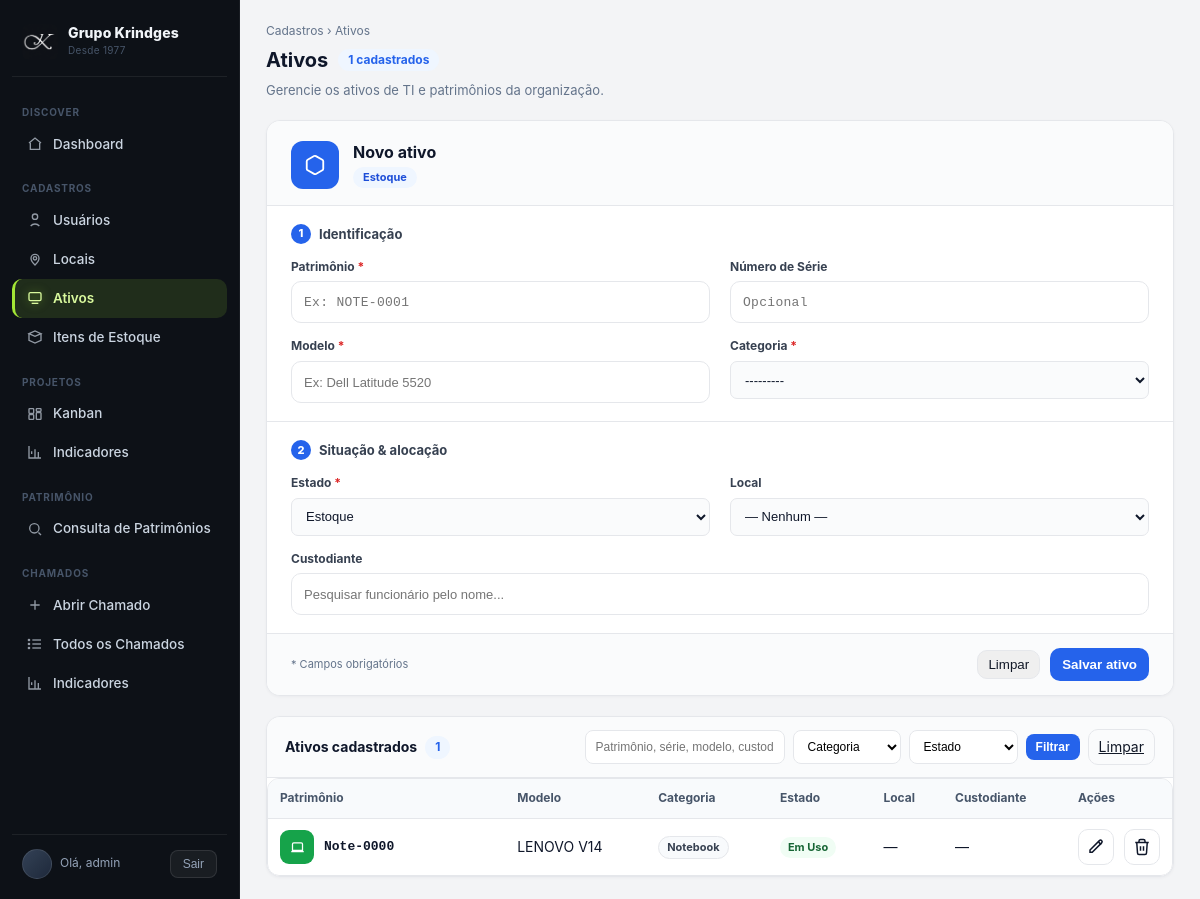
The app's page /cadastros/ativos/ (signed in) with its own data.
### apps/core/models/ativo.py (models this page shows, shortened)
class Ativo(models.Model):
    CATEGORIAS = [
        ("Notebook", "Notebook"),
        ("Desktop", "Desktop"),
        ("Monitor", "Monitor"),
        ("Nobreak", "Nobreak"),
        ("Smartphone", "Smartphone"),
        ("Servidor", "Servidor"),
        ("Impressora", "Impressora"),
        ("Switch", "Switch"),
        ("Outro", "Outro"),
    ]
    PREFIXOS = {
        "Notebook":   "Note",
        "Desktop":    "Desk",
        "Monitor":    "Moni",
        "Nobreak":    "Nobr",
        "Smartphone": "Smar",
        "Servidor":   "Serv",
        "Impressora": "Impr",
        "Switch":     "Swit",
        "Outro":      "Outr",
    }
    ESTADOS = [
        ("em_uso", "Em Uso"),
        ("estoque", "Estoque"),
        ("manutencao", "Manutenção"),
        ("descartado", "Descartado"),
    ]
    patrimonio = models.CharField(max_length=20, unique=True, verbose_name="Patrimônio")
    numero_serie = models.CharField(max_length=100, blank=True, verbose_name="Número de Série")
    modelo = models.CharField(max_length=100, verbose_name="Modelo")
    categoria = models.CharField(max_length=30, choices=CATEGORIAS, verbose_name="Categoria")
    estado = models.CharField(max_length=20, choices=ESTADOS, default="estoque", verbose_name="Estado")
    local = models.ForeignKey(
        "Local",
        null=True,
        blank=True,
        on_delete=models.SET_NULL,
        related_name="ativos",
        verbose_name="Local",
    )
    criado_em = models.DateTimeField(auto_now_add=True)
    atualizado_em = models.DateTimeField(auto_now=True)
    class Meta:
        verbose_name = "Ativo"
        verbose_name_plural = "Ativos"
        ordering = ["patrimonio"]

### apps/core/views.py (the view, shortened to what this page needs)
# urls.py: path("cadastros/ativos/", views.cad_ativos, name="cad_ativos"),
@login_required
@tier_required("admin")
def cad_ativos(request):
    if request.method == "POST":
        form = AtivoForm(request.POST)
        custodiante_id = (request.POST.get("custodiante_id") or "").strip()
        if form.is_valid():
            ativo = form.save()
            _ativo_assign_custodiante(ativo, custodiante_id)
            messages.success(request, f"Ativo '{ativo.patrimonio}' salvo.")
            return redirect("core:cad_ativos")
    else:
        form = AtivoForm()
    q = (request.GET.get("q") or "").strip()
    f_tipo = (request.GET.get("tipo") or "").strip()
    f_estado = (request.GET.get("estado") or "").strip()
    qs = Ativo.objects.select_related("local").prefetch_related("custodiantes").all()
    if f_tipo:
        qs = qs.filter(categoria=f_tipo)
    if f_estado:
        qs = qs.filter(estado=f_estado)
    paginator = Paginator(qs, 20)
    page_obj = paginator.get_page(request.GET.get("page", 1))
    return render(request, "cadastros/ativos.html", {
        "form": form,
        "ativos": page_obj,
        "total_ativos": paginator.count,
        "page_obj": page_obj,
        "categorias": Ativo.CATEGORIAS,
        "estados": Ativo.ESTADOS,
        "sel_tipo": f_tipo,
        "sel_estado": f_estado,
    })

### frontend/templates/cadastros/ativos.html (shortened to what this page needs)
{% extends "base.html" %}
{% load static %}
{% block content %}
<div class="page-header">
  <div>
    <div class="page-breadcrumb">Cadastros › Ativos</div>
    <h1>Ativos <span class="chip">{{ total_ativos }} cadastrados</span></h1>
    <p class="page-subtitle">Gerencie os ativos de TI e patrimônios da organização.</p>
  </div>
</div>
<div class="at-card">
  <div class="at-card-head">
    <div id="at-avatar" class="at-avatar">
    </div>
    <div>
      <div id="at-title" class="at-card-title">Novo ativo</div>
      <span id="at-estado-tag" class="at-estado-tag">—</span>
    </div>
  </div>
  <form method="post" id="at-form"
        data-url-proximo="{% url 'core:ativo_proximo_patrimonio' %}"
        data-url-custodiante="{% url 'core:funcionario_buscar' %}">
    <div class="at-section">
      <div class="at-section-title">
        <span class="at-section-num">1</span> Identificação
      </div>
      <div class="at-grid">
        <div class="fg{% if form.patrimonio.errors %} has-error{% endif %}">
          <label for="{{ form.patrimonio.id_for_label }}">Patrimônio <span class="req">*</span></label>
          {{ form.patrimonio }}
        </div>
        <div class="fg{% if form.numero_serie.errors %} has-error{% endif %}">
          <label for="{{ form.numero_serie.id_for_label }}">Número de Série</label>
          {{ form.numero_serie }}
        </div>
        <div class="fg{% if form.modelo.errors %} has-error{% endif %}">
          <label for="{{ form.modelo.id_for_label }}">Modelo <span class="req">*</span></label>
          {{ form.modelo }}
        </div>
        <div class="fg{% if form.categoria.errors %} has-error{% endif %}">
          <label for="{{ form.categoria.id_for_label }}">Categoria <span class="req">*</span></label>
          {{ form.categoria }}
        </div>
      </div>
    </div>
    <div class="at-section">
      <div class="at-section-title">
        <span class="at-section-num">2</span> Situação &amp; alocação
      </div>
      <div class="at-grid">
        <div class="fg{% if form.estado.errors %} has-error{% endif %}">
          <label for="{{ form.estado.id_for_label }}">Estado <span class="req">*</span></label>
          {{ form.estado }}
        </div>
        <div class="fg{% if form.local.errors %} has-error{% endif %}">
          <label for="{{ form.local.id_for_label }}">Local</label>
          {{ form.local }}
        </div>
        <div class="fg fg-full">
          <label for="id_custodiante_nome">Custodiante</label>
          <div class="at-ac-wrap">
            <input type="text" id="id_custodiante_nome" name="custodiante_nome"
                   class="input-lite" placeholder="Pesquisar funcionário pelo nome..."
                   autocomplete="off" role="combobox" aria-autocomplete="list"
                   aria-controls="at-cust-listbox" aria-expanded="false">
          </div>
        </div>
      </div>
    </div>
    <div class="at-form-footer">
      <span class="at-required-note">* Campos obrigatórios</span>
      <div class="at-form-actions">
        <button type="reset" class="btn-link">Limpar</button>
        <button type="submit" class="btn">Salvar ativo</button>
      </div>
    </div>
  </form>
</div>
<div class="at-list-card">
  <div class="at-list-header">
    <div class="at-list-header-title">
      Ativos cadastrados
      <span class="chip">{{ total_ativos }}</span>
    </div>
    <form method="get" class="at-filters">
      <input class="input-lite" type="text" name="q" value="{{ request.GET.q }}"
             placeholder="Patrimônio, série, modelo, custodiante...">
      <select name="tipo" class="input-lite">
        <option value="">Categoria</option>
      </select>
      <select name="estado" class="input-lite">
        <option value="">Estado</option>
      </select>
      <button class="btn btn-sm">Filtrar</button>
      <a class="btn-link btn-sm" href="{% url 'core:cad_ativos' %}">Limpar</a>
    </form>
  </div>
  <table class="tbl">
    <thead>
      <tr>
        <th>Patrimônio</th>
        <th>Modelo</th>
        <th>Categoria</th>
        <th>Estado</th>
        <th class="at-col-hide">Local</th>
        <th class="at-col-hide">Custodiante</th>
        <th style="width:100px">Ações</th>
      </tr>
    </thead>
    <tbody>
      {% for a in ativos %}
        <tr>
          <td>
            <div class="at-cell-ativo">
              <div class="at-avatar-sm" data-cat="{{ a.categoria }}" data-estado="{{ a.estado }}"></div>
              <div>
                <div class="at-cell-pat">{{ a.patrimonio }}</div>
              </div>
            </div>
          </td>
          <td>{{ a.modelo }}</td>
          <td><span class="at-badge-cat">{{ a.categoria }}</span></td>
          <td><span class="at-badge" data-estado="{{ a.estado }}">{{ a.get_estado_display }}</span></td>
          <td class="at-col-hide">{{ a.local|default:"—" }}</td>
          <td class="at-col-hide">
            {% with cust=a.custodiantes.first %}
              {% if cust %}
                <div class="at-cust-cell">
                  <div class="at-cust-avatar" data-custname="{{ cust.nome }}"></div>
                  <span class="at-cust-name">{{ cust.nome }}</span>
                </div>
              {% else %}—{% endif %}
            {% endwith %}
          </td>
          <td class="tbl-actions">
            <a class="btn-icon edit" title="Editar" href="{% url 'core:ativo_editar' a.id %}">
              <svg viewBox="0 0 24 24" width="18" height="18" fill="none" stroke="currentColor" stroke-width="2">
                <path d="M16.5 3.5a2.1 2.1 0 013 3L7 19H4v-3L16.5 3.5z"/>
                <path d="M15.2 5.2l3.6 3.6"/>
              </svg>
            </a>
            <form method="post" action="{% url 'core:ativo_excluir' a.id %}" class="inline">
              <button type="button" class="btn-icon danger" title="Excluir"
                      onclick="GModal.confirm('Excluir ativo','Excluir o ativo {{ a.patrimonio }}? Esta ação não pode ser desfeita.',this.closest(\'form\'),'Excluir')">
                <svg viewBox="0 0 24 24" width="18" height="18" fill="none" stroke="currentColor" stroke-width="2">
                  <path d="M3 6h18M19 6l-1 14a2 2 0 0 1-2 2H8a2 2 0 0 1-2-2L5 6m3 0V4a2 2 0 0 1 2-2h4a2 2 0 0 1 2 2v2"/>
                  <path d="M10 11v6M14 11v6"/>
                </svg>
              </button>
            </form>
          </td>
        </tr>
      {% empty %}
        <tr><td colspan="7" class="at-empty">Nenhum ativo encontrado.</td></tr>
      {% endfor %}
    </tbody>
  </table>
</div>
{% endblock %}

### frontend/templates/base.html (shortened to what this page needs)
{% load static %}
{% load roles %}
<!doctype html>
<html lang="pt-br">
<head>
  <link rel="stylesheet" href="{% static 'css/styles.css' %}?v=3">
</head>
<body class="{% if not request.user.is_authenticated %}no-sidebar{% endif %}">
  <div class="layout">
    {% if request.user.is_authenticated %}
    <aside class="sidebar">
      <div class="brand">
        <img src="{% static 'img/logo.png' %}" class="brand-logo" alt="Krindges">
        <div class="brand-text">
          <span class="brand-name">Grupo Krindges</span>
          <span class="brand-sub">Desde 1977</span>
        </div>
      </div>
      <nav>
        {% if request.user.is_superuser or request.user|has_group:'admin' %}
          <div class="section">Discover</div>
          <a href="{% url 'core:dashboard' %}" class="{% if request.resolver_match.url_name == 'dashboard' %}active{% endif %}">
            <span class="i"><svg><use href="#i-home"/></svg></span> Dashboard
          </a>
          <div class="section">Cadastros</div>
          <a href="{% url 'core:cad_usuarios' %}" class="{% if request.resolver_match.url_name == 'cad_usuarios' %}active{% endif %}">
            <span class="i"><svg><use href="#i-user"/></svg></span> Usuários
          </a>
          <a href="{% url 'core:cad_locais' %}" class="{% if request.resolver_match.url_name == 'cad_locais' %}active{% endif %}">
            <span class="i"><svg><use href="#i-pin"/></svg></span> Locais
          </a>
          <a href="{% url 'core:cad_ativos' %}" class="{% if request.resolver_match.url_name == 'cad_ativos' %}active{% endif %}">
            <span class="i"><svg><use href="#i-monitor"/></svg></span> Ativos
          </a>
          <a href="{% url 'core:cad_itens_estoque' %}" class="{% if request.resolver_match.url_name == 'cad_itens_estoque' %}active{% endif %}">
            <span class="i"><svg><use href="#i-box"/></svg></span> Itens de Estoque
          </a>
          <div class="section">Projetos</div>
          <a href="{% url 'core:projetos_kanban' %}" class="{% if request.resolver_match.url_name == 'projetos_kanban' %}active{% endif %}">
            <span class="i"><svg><use href="#i-kanban"/></svg></span> Kanban
          </a>
          <a href="{% url 'core:projetos_indicadores' %}" class="{% if request.resolver_match.url_name == 'projetos_indicadores' %}active{% endif %}">
            <span class="i"><svg><use href="#i-chart"/></svg></span> Indicadores
          </a>
          <div class="section">Patrimônio</div>
          <a href="{% url 'core:patrimonios_lista' %}" class="{% if request.resolver_match.url_name == 'patrimonios_lista' %}active{% endif %}">
            <span class="i"><svg><use href="#i-search"/></svg></span> Consulta de Patrimônios
          </a>
          <div class="section">Chamados</div>
          <a href="{% url 'core:chamado_criar_tier' %}" class="{% if request.resolver_match.url_name == 'chamado_criar_tier' %}active{% endif %}">
            <span class="i"><svg><use href="#i-plus"/></svg></span> Abrir Chamado
          </a>
          <a href="{% url 'core:chamados_todos' %}" class="{% if request.resolver_match.url_name == 'chamados_todos' %}active{% endif %}">
            <span class="i"><svg><use href="#i-list"/></svg></span> Todos os Chamados
          </a>
          <a href="{% url 'core:chamados_indicadores' %}" class="{% if request.resolver_match.url_name == 'chamados_indicadores' %}active{% endif %}">
            <span class="i"><svg><use href="#i-chart"/></svg></span> Indicadores
          </a>
        {% endif %}
      </nav>
      <div class="foot">
        {% if request.user.is_authenticated %}
          <div class="user">Olá, {{ request.user.username }}</div>
          <form action="{% url 'accounts:logout' %}" method="post" style="display:inline">
            <button type="submit" class="btn-link">Sair</button>
          </form>
        {% endif %}
      </div>
    </aside>
    {% endif %}
    <main class="content">
      {% block content %}{% endblock %}
    </main>
  </div>
</body>
</html>

### records on screen
Ativo: patrimonio "Note-0000", modelo "LENOVO V14", categoria "Notebook", estado "Em Uso", local "—"

### other values on screen
{{ request.user.username }} "admin"
{{ total_ativos }} "1"
